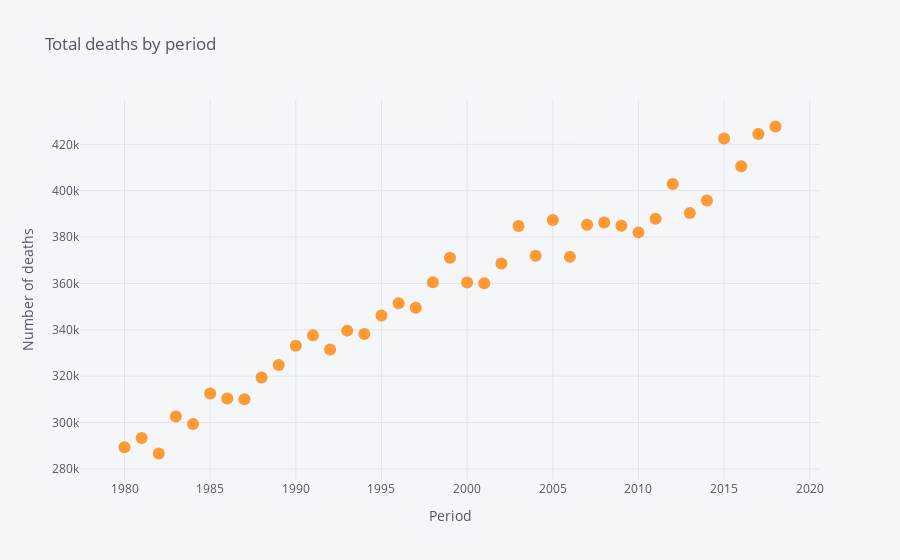

Source (notebook cell):
### Code cell
# Cufflinks scatter plot

dataset.iplot(kind= 'scatter',
             x='Periodo',
             y='Total',
             mode='markers',
              xTitle='Period', 
             yTitle='Number of deaths',
                      title='Total deaths by period')

### Figure 1 — Plotly figure (JSON) as saved in the notebook; plotly's stock layout.template omitted (floating-point values rounded to 4 significant figures)
{"data": [{"line": {"color": "rgba(255, 153, 51, 1.0)", "dash": "solid", "shape": "linear", "width": 1.3}, "marker": {"size": 12, "symbol": "circle"}, "mode": "markers", "name": "Total", "text": "", "type": "scatter", "x": [1980, 1981, 1982, 1983, 1984, 1985, 1986, 1987, 1988, 1989, 1990, 1991, 1992, 1993, 1994, 1995, 1996, 1997, 1998, 1999, 2000, 2001, 2002, 2003, 2004, 2005, 2006, 2007, 2008, 2009, 2010, 2011, 2012, 2013, 2014, 2015, 2016, 2017, 2018], "y": [289344, 293386, 286655, 302569, 299409, 312532, 310413, 310073, 319437, 324796, 333142, 337691, 331515, 339661, 338242, 346227, 351449, 349521, 360511, 371102, 360391, 360131, 368618, 384828, 371934, 387355, 371478, 385361, 386324, 384933, 382047, 387911, 402950, 390419, 395830, 422568, 410611, 424523, 427721]}], "layout": {"legend": {"bgcolor": "#F5F6F9", "font": {"color": "#4D5663"}}, "paper_bgcolor": "#F5F6F9", "plot_bgcolor": "#F5F6F9", "title": {"font": {"color": "#4D5663"}, "text": "Total deaths by period"}, "xaxis": {"gridcolor": "#E1E5ED", "showgrid": true, "tickfont": {"color": "#4D5663"}, "title": {"font": {"color": "#4D5663"}, "text": "Period"}, "zerolinecolor": "#E1E5ED"}, "yaxis": {"gridcolor": "#E1E5ED", "showgrid": true, "tickfont": {"color": "#4D5663"}, "title": {"font": {"color": "#4D5663"}, "text": "Number of deaths"}, "zerolinecolor": "#E1E5ED"}}}
